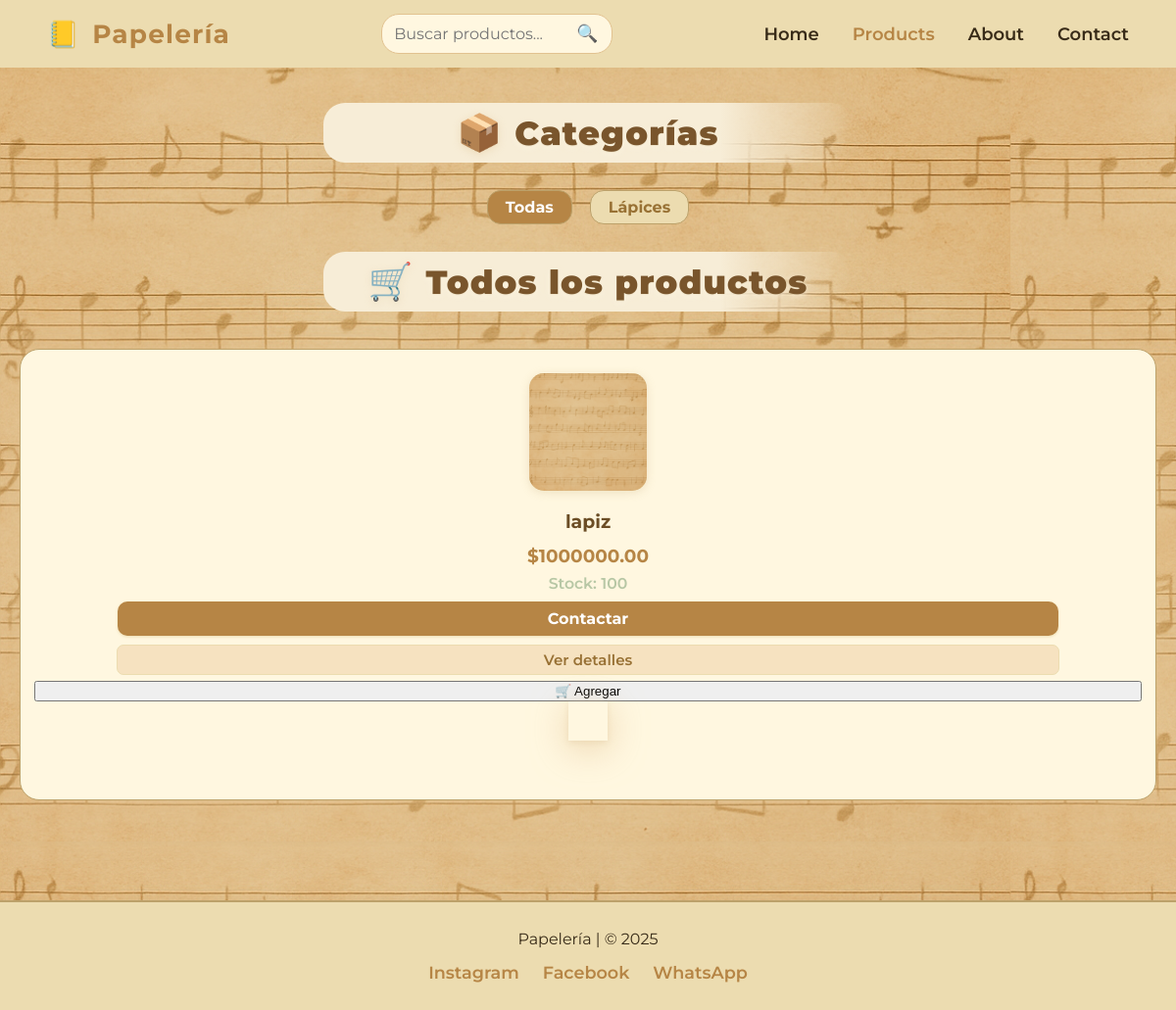
/productos/, run on an earlier commit of the app's database.
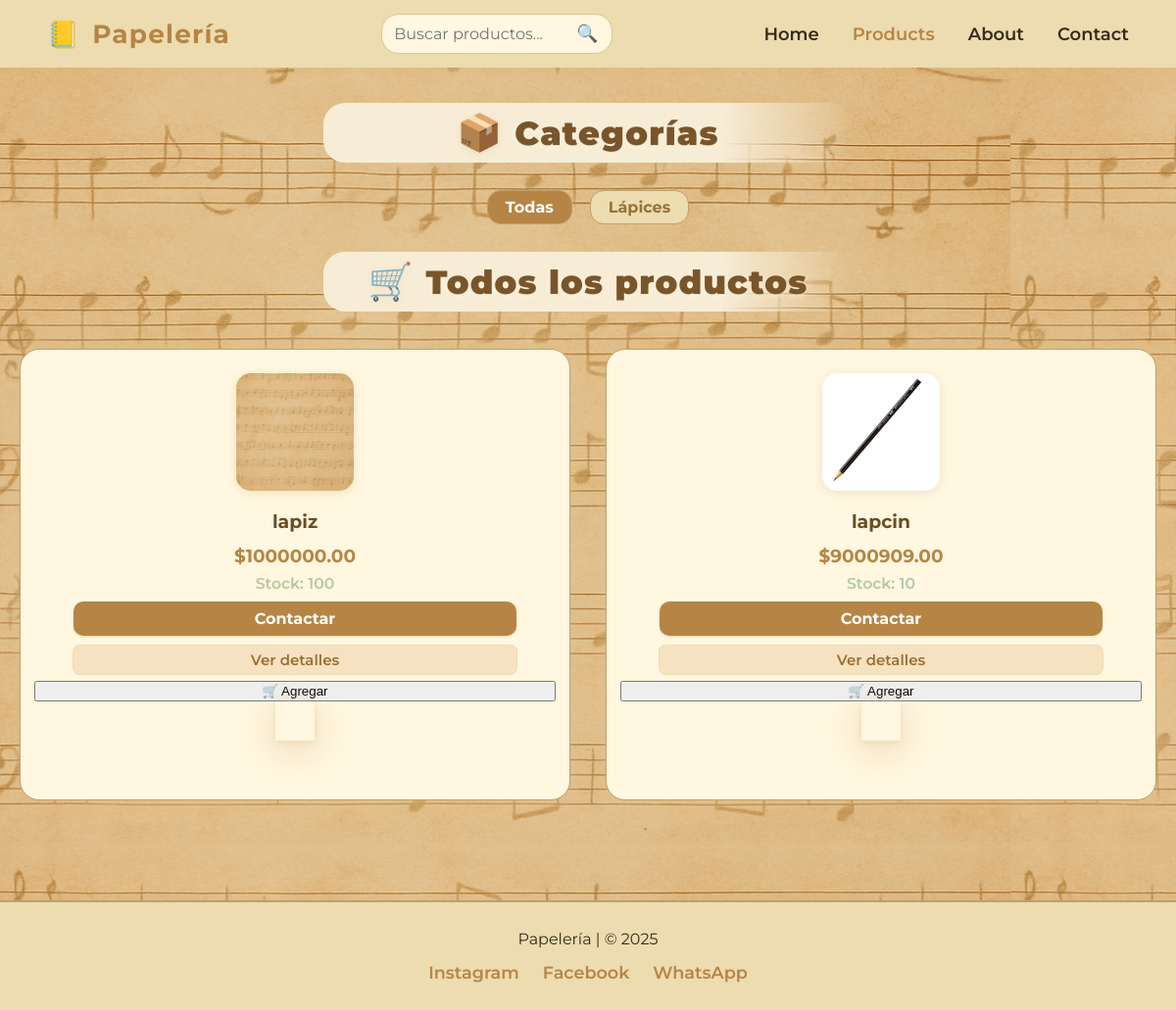
And on a later commit of the database.
### Tienda/models.py (models this page shows, shortened)
class Categoria(models.Model):
    nombre = models.CharField(max_length=100)
    descripcion = models.TextField(blank=True, null=True)

class Producto(models.Model):
    nombre = models.CharField(max_length=200)
    descripcion = models.TextField()
    precio = models.DecimalField(max_digits=10, decimal_places=2)
    imagen = models.ImageField(upload_to='productos/')
    stock = models.PositiveIntegerField(default=0)
    categoria = models.ForeignKey(Categoria, on_delete=models.CASCADE)
    fecha_creacion = models.DateTimeField(auto_now_add=True)
    destacado = models.BooleanField(default=False, help_text="¿Mostrar este producto en la página principal?")

### Tienda/views.py (the view)
# urls.py: path('productos/', views.productos, name='productos'),
def productos(request):
    categorias = Categoria.objects.all()
    productos = Producto.objects.all()
    categoria_id = request.GET.get('categoria')
    buscar = request.GET.get('buscar')
    if categoria_id:
        productos = productos.filter(categoria_id=categoria_id)
    if buscar:
        productos = productos.filter(nombre__icontains=buscar)
    paginator = Paginator(productos, 8)  # 8 productos por página, ajustá si querés más/menos
    page_number = request.GET.get('page')
    productos_page = paginator.get_page(page_number)
    return render(request, 'Tienda/productos.html', {
        'categorias': categorias,
        'productos': productos_page,
    })

### Tienda/templates/Tienda/productos.html (shortened to what the changed rows need)
{% load static %}
<!DOCTYPE html>
<html lang="es">
<head>
    <link rel="stylesheet" href="{% static 'Tienda/css/productos.css' %}">
    <link rel="stylesheet" href="{% static 'Tienda/css/footer.css' %}">
</head>
<body>
<main>
    <div class="section-title">
        <h2>Categorías</h2>
    </div>
    <ul class="categorias-lista">
        {% for categoria in categorias %}
            <li>
                <a href="{% url 'productos' %}?categoria={{ categoria.id }}"
                {% if request.GET.categoria|default:'' == categoria.id|stringformat:'s' %}class="selected"{% endif %}>
                    {{ categoria.nombre }}
                </a>
            </li>
        {% endfor %}
    </ul>
    <div class="section-title">
        <h2>Todos los productos</h2>
    </div>
    <div class="products-grid">
        {% for producto in productos %}
            <div class="product-card {% if producto.stock == 0 %}out-stock{% endif %}">
                <a href="{% url 'detalle_producto' producto.id %}" class="img-link">
                    <img src="{{ producto.imagen.url }}" alt="{{ producto.nombre }}">
                </a>
                <div class="product-title">{{ producto.nombre }}</div>
                {% if producto.oferta %}
                  <div class="product-precio">
                    <span class="oferta">${{ producto.oferta }}</span>
                    <span class="precio-tachado">${{ producto.precio }}</span>
                  </div>
                {% else %}
                  <div class="product-precio">${{ producto.precio }}</div>
                {% endif %}
                <div class="stock-info {% if producto.stock == 0 %}sin-stock{% endif %}">
                  {% if producto.stock > 0 %}
                      Stock: {{ producto.stock }}
                  {% else %}
                      Sin stock
                  {% endif %}
                </div>
                <div class="product-actions">
                    <a class="btn-contact"
                       href="https://wa.me/56945657563?text=Hola%2C%20me%20interesa%20el%20producto%20{{ producto.nombre|urlencode }}"
                       target="_blank">
                       Contactar
                    </a>
                    <a class="btn-detalle" href="{% url 'detalle_producto' producto.id %}">
                        Ver detalles
                    </a>
                    <button class="btn-add-cart" data-id="{{ producto.id }}" data-nombre="{{ producto.nombre }}">
                        🛒 Agregar
                    </button>
                </div>
                <div class="products-grid">
                </div>
            </div>
        {% empty %}
            <p>No hay productos en esta categoría.</p>
        {% endfor %}
    </div>
</main>
</body>
</html>

What changed in the data, as far as the page shows it:
added Producto: imagen (picture), nombre "lapcin", precio "9000909.00", stock "10"
